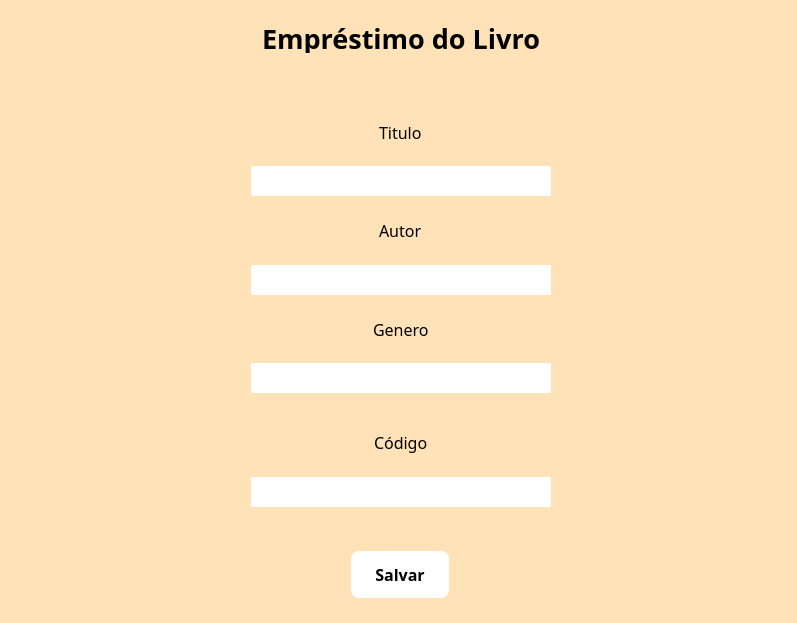
<?xml version="1.0" encoding="UTF-8"?>
<ui version="4.0">
 <class>MainWindow</class>
 <widget class="QMainWindow" name="MainWindow">
  <property name="geometry">
   <rect>
    <x>0</x>
    <y>0</y>
    <width>797</width>
    <height>623</height>
   </rect>
  </property>
  <property name="minimumSize">
   <size>
    <width>797</width>
    <height>623</height>
   </size>
  </property>
  <property name="windowTitle">
   <string>MainWindow</string>
  </property>
  <widget class="QWidget" name="centralwidget">
   <property name="styleSheet">
    <string notr="true">background-color: rgb(255, 226, 183);</string>
   </property>
   <widget class="QWidget" name="verticalLayoutWidget">
    <property name="geometry">
     <rect>
      <x>0</x>
      <y>0</y>
      <width>801</width>
      <height>621</height>
     </rect>
    </property>
    <layout class="QVBoxLayout" name="verticalLayout">
     <item>
      <spacer name="verticalSpacer_2">
       <property name="orientation">
        <enum>Qt::Vertical</enum>
       </property>
       <property name="sizeHint" stdset="0">
        <size>
         <width>20</width>
         <height>40</height>
        </size>
       </property>
      </spacer>
     </item>
     <item>
      <layout class="QHBoxLayout" name="horizontalLayout">
       <item>
        <spacer name="horizontalSpacer">
         <property name="orientation">
          <enum>Qt::Horizontal</enum>
         </property>
         <property name="sizeHint" stdset="0">
          <size>
           <width>40</width>
           <height>20</height>
          </size>
         </property>
        </spacer>
       </item>
       <item>
        <layout class="QVBoxLayout" name="verticalLayout_6">
         <property name="spacing">
          <number>0</number>
         </property>
         <property name="sizeConstraint">
          <enum>QLayout::SetDefaultConstraint</enum>
         </property>
         <property name="leftMargin">
          <number>0</number>
         </property>
         <property name="topMargin">
          <number>0</number>
         </property>
         <item alignment="Qt::AlignHCenter">
          <widget class="QLabel" name="label_16">
           <property name="maximumSize">
            <size>
             <width>16777214</width>
             <height>30</height>
            </size>
           </property>
           <property name="font">
            <font>
             <family>Bonello,regular</family>
             <pointsize>20</pointsize>
             <weight>75</weight>
             <bold>true</bold>
            </font>
           </property>
           <property name="styleSheet">
            <string notr="true">  font-family: 'Bonello', regular;
  font-weight: bold;
  letter-spacing: .2rem;</string>
           </property>
           <property name="inputMethodHints">
            <set>Qt::ImhNone</set>
           </property>
           <property name="text">
            <string>Empréstimo do Livro</string>
           </property>
           <property name="scaledContents">
            <bool>false</bool>
           </property>
           <property name="wordWrap">
            <bool>false</bool>
           </property>
          </widget>
         </item>
         <item>
          <spacer name="verticalSpacer_3">
           <property name="orientation">
            <enum>Qt::Vertical</enum>
           </property>
           <property name="sizeHint" stdset="0">
            <size>
             <width>15</width>
             <height>70</height>
            </size>
           </property>
          </spacer>
         </item>
         <item alignment="Qt::AlignHCenter">
          <widget class="QLabel" name="label_17">
           <property name="maximumSize">
            <size>
             <width>16777215</width>
             <height>25</height>
            </size>
           </property>
           <property name="font">
            <font>
             <family>Bonello,regular</family>
             <pointsize>-1</pointsize>
            </font>
           </property>
           <property name="styleSheet">
            <string notr="true">  font-family: 'Bonello', regular;
  font-size: 16px;</string>
           </property>
           <property name="text">
            <string>Titulo</string>
           </property>
          </widget>
         </item>
         <item>
          <spacer name="verticalSpacer_4">
           <property name="orientation">
            <enum>Qt::Vertical</enum>
           </property>
           <property name="sizeHint" stdset="0">
            <size>
             <width>20</width>
             <height>25</height>
            </size>
           </property>
          </spacer>
         </item>
         <item alignment="Qt::AlignHCenter">
          <widget class="QLineEdit" name="inputTitulo">
           <property name="styleSheet">
            <string notr="true">background-color:white;
border-radius: 2px;
border: none;
width:300px;
height: 30px</string>
           </property>
          </widget>
         </item>
         <item>
          <spacer name="verticalSpacer_5">
           <property name="orientation">
            <enum>Qt::Vertical</enum>
           </property>
           <property name="sizeHint" stdset="0">
            <size>
             <width>20</width>
             <height>25</height>
            </size>
           </property>
          </spacer>
         </item>
         <item alignment="Qt::AlignHCenter">
          <widget class="QLabel" name="label_18">
           <property name="maximumSize">
            <size>
             <width>16777215</width>
             <height>25</height>
            </size>
           </property>
           <property name="font">
            <font>
             <family>Bonello,regular</family>
             <pointsize>-1</pointsize>
            </font>
           </property>
           <property name="styleSheet">
            <string notr="true">  font-family: 'Bonello', regular;
  font-size: 16px;</string>
           </property>
           <property name="text">
            <string>Autor</string>
           </property>
          </widget>
         </item>
         <item>
          <spacer name="verticalSpacer_6">
           <property name="orientation">
            <enum>Qt::Vertical</enum>
           </property>
           <property name="sizeHint" stdset="0">
            <size>
             <width>20</width>
             <height>25</height>
            </size>
           </property>
          </spacer>
         </item>
         <item alignment="Qt::AlignHCenter">
          <widget class="QLineEdit" name="inputAutor">
           <property name="styleSheet">
            <string notr="true">background-color:white;
border-radius: 2px;
border: none;
width:300px;
height: 30px</string>
           </property>
          </widget>
         </item>
         <item>
          <spacer name="verticalSpacer_7">
           <property name="orientation">
            <enum>Qt::Vertical</enum>
           </property>
           <property name="sizeHint" stdset="0">
            <size>
             <width>20</width>
             <height>25</height>
            </size>
           </property>
          </spacer>
         </item>
         <item alignment="Qt::AlignHCenter">
          <widget class="QLabel" name="label_19">
           <property name="maximumSize">
            <size>
             <width>16777215</width>
             <height>25</height>
            </size>
           </property>
           <property name="font">
            <font>
             <family>Bonello,regular</family>
             <pointsize>-1</pointsize>
            </font>
           </property>
           <property name="styleSheet">
            <string notr="true">  font-family: 'Bonello', regular;
  font-size: 16px;</string>
           </property>
           <property name="text">
            <string>Genero</string>
           </property>
          </widget>
         </item>
         <item>
          <spacer name="verticalSpacer_8">
           <property name="orientation">
            <enum>Qt::Vertical</enum>
           </property>
           <property name="sizeHint" stdset="0">
            <size>
             <width>20</width>
             <height>25</height>
            </size>
           </property>
          </spacer>
         </item>
         <item alignment="Qt::AlignHCenter">
          <widget class="QLineEdit" name="inputGenero">
           <property name="styleSheet">
            <string notr="true">background-color:white;
border-radius: 2px;
border: none;
width:300px;
height: 30px</string>
           </property>
          </widget>
         </item>
         <item>
          <spacer name="verticalSpacer_9">
           <property name="orientation">
            <enum>Qt::Vertical</enum>
           </property>
           <property name="sizeHint" stdset="0">
            <size>
             <width>20</width>
             <height>40</height>
            </size>
           </property>
          </spacer>
         </item>
         <item alignment="Qt::AlignHCenter">
          <widget class="QLabel" name="label_20">
           <property name="maximumSize">
            <size>
             <width>16777215</width>
             <height>25</height>
            </size>
           </property>
           <property name="font">
            <font>
             <family>Bonello,regular</family>
             <pointsize>-1</pointsize>
            </font>
           </property>
           <property name="styleSheet">
            <string notr="true">  font-family: 'Bonello', regular;
  font-size: 16px;</string>
           </property>
           <property name="frameShadow">
            <enum>QFrame::Plain</enum>
           </property>
           <property name="lineWidth">
            <number>1</number>
           </property>
           <property name="text">
            <string>Código</string>
           </property>
           <property name="textFormat">
            <enum>Qt::AutoText</enum>
           </property>
           <property name="scaledContents">
            <bool>false</bool>
           </property>
           <property name="alignment">
            <set>Qt::AlignLeading|Qt::AlignLeft|Qt::AlignVCenter</set>
           </property>
           <property name="indent">
            <number>-1</number>
           </property>
          </widget>
         </item>
         <item>
          <spacer name="verticalSpacer_10">
           <property name="orientation">
            <enum>Qt::Vertical</enum>
           </property>
           <property name="sizeHint" stdset="0">
            <size>
             <width>20</width>
             <height>25</height>
            </size>
           </property>
          </spacer>
         </item>
         <item alignment="Qt::AlignHCenter">
          <widget class="QLineEdit" name="inputCodigo">
           <property name="styleSheet">
            <string notr="true">background-color:white;
border-radius: 2px;
border: none;
width:300px;
height: 30px</string>
           </property>
          </widget>
         </item>
        </layout>
       </item>
       <item>
        <spacer name="horizontalSpacer_2">
         <property name="orientation">
          <enum>Qt::Horizontal</enum>
         </property>
         <property name="sizeHint" stdset="0">
          <size>
           <width>40</width>
           <height>20</height>
          </size>
         </property>
        </spacer>
       </item>
      </layout>
     </item>
     <item>
      <spacer name="verticalSpacer_11">
       <property name="orientation">
        <enum>Qt::Vertical</enum>
       </property>
       <property name="sizeHint" stdset="0">
        <size>
         <width>20</width>
         <height>55</height>
        </size>
       </property>
      </spacer>
     </item>
     <item alignment="Qt::AlignHCenter">
      <widget class="QPushButton" name="btnSalvar">
       <property name="font">
        <font>
         <family>Betty,regular</family>
         <pointsize>-1</pointsize>
         <weight>75</weight>
         <bold>true</bold>
        </font>
       </property>
       <property name="styleSheet">
        <string notr="true">  background:white;
letter-spacing: .2rem;
  color: black; /* Texto branco */
  font-family: 'Betty', regular;
  font-size: 16px;
  font-weight: bold;
  padding: 12px 24px; /* Tamanho do botão */
  border: none; /* Remove bordas padrão */

  border-radius: 8px; /* Bordas arredondadas */
  cursor: pointer; /* Cursor de ponteiro ao passar o mouse */
  box-shadow: 0 4px 6px rgba(0, 0, 0, 0.1); /* Sombra suave */
  transition: all 0.3s ease-in-out; /* Animação suave */</string>
       </property>
       <property name="text">
        <string>Salvar</string>
       </property>
      </widget>
     </item>
     <item>
      <spacer name="verticalSpacer">
       <property name="orientation">
        <enum>Qt::Vertical</enum>
       </property>
       <property name="sizeHint" stdset="0">
        <size>
         <width>20</width>
         <height>40</height>
        </size>
       </property>
      </spacer>
     </item>
    </layout>
   </widget>
  </widget>
 </widget>
 <resources/>
 <connections/>
</ui>
